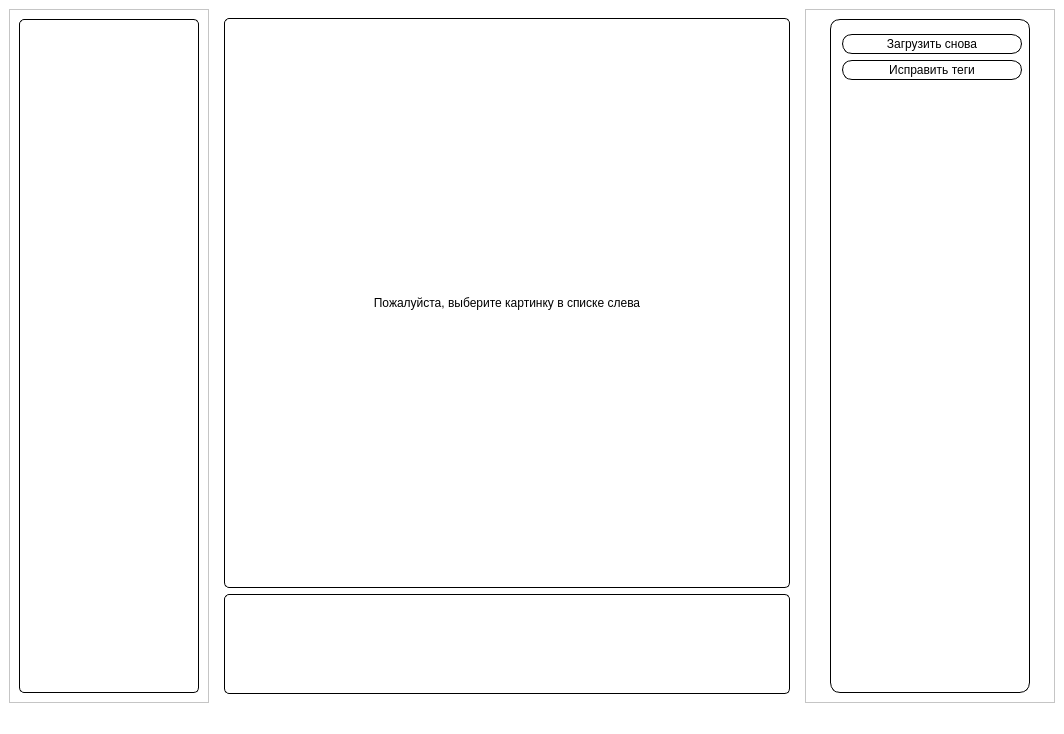
<?xml version="1.0" encoding="UTF-8"?>
<ui version="4.0">
    <class>MainWindow</class>
    <widget class="QMainWindow" name="MainWindow">
        <property name="geometry">
            <rect>
                <x>0</x>
                <y>0</y>
                <width>1064</width>
                <height>733</height>
            </rect>
        </property>
        <property name="sizePolicy">
            <sizepolicy hsizetype="Fixed" vsizetype="Preferred">
                <horstretch>0</horstretch>
                <verstretch>0</verstretch>
            </sizepolicy>
        </property>
        <property name="windowTitle">
            <string>MainWindow</string>
        </property>
        <property name="styleSheet">
            <string notr="true">background-color: rgb(255, 255, 255);</string>
        </property>
        <widget class="QWidget" name="centralwidget">
            <property name="styleSheet">
                <string notr="true">background-color: rgb(255, 255, 255);</string>
            </property>
            <layout class="QHBoxLayout" name="horizontalLayout">
                <item>
                    <widget class="QFrame" name="LeftF">
                        <property name="minimumSize">
                            <size>
                                <width>200</width>
                                <height>200</height>
                            </size>
                        </property>
                        <property name="maximumSize">
                            <size>
                                <width>200</width>
                                <height>16777215</height>
                            </size>
                        </property>
                        <property name="styleSheet">
                            <string notr="true">background-color: rgb(255, 255, 255);</string>
                        </property>
                        <property name="frameShape">
                            <enum>QFrame::StyledPanel</enum>
                        </property>
                        <property name="frameShadow">
                            <enum>QFrame::Raised</enum>
                        </property>
                        <layout class="QGridLayout" name="gridLayout">
                            <item row="0" column="0">
                                <widget class="QGroupBox" name="ArchiveBox">
                                    <property name="sizePolicy">
                                        <sizepolicy hsizetype="Preferred" vsizetype="Preferred">
                                            <horstretch>0</horstretch>
                                            <verstretch>0</verstretch>
                                        </sizepolicy>
                                    </property>
                                    <property name="minimumSize">
                                        <size>
                                            <width>0</width>
                                            <height>0</height>
                                        </size>
                                    </property>
                                    <property name="maximumSize">
                                        <size>
                                            <width>16777215</width>
                                            <height>16777215</height>
                                        </size>
                                    </property>
                                    <property name="font">
                                        <font>
                                            <family>Arial</family>
                                            <pointsize>13</pointsize>
                                            <weight>50</weight>
                                            <italic>true</italic>
                                            <bold>false</bold>
                                        </font>
                                    </property>
                                    <property name="styleSheet">
                                        <string notr="true">border:1px solid black;
                                            border-radius: 5px;
                                        </string>
                                    </property>
                                    <property name="title">
                                        <string/>
                                    </property>
                                    <property name="flat">
                                        <bool>false</bool>
                                    </property>
                                    <property name="checkable">
                                        <bool>false</bool>
                                    </property>
                                    <property name="checked">
                                        <bool>false</bool>
                                    </property>
                                    <layout class="QGridLayout" name="gridLayout_2">
                                        <item row="0" column="0">
                                            <widget class="QScrollArea" name="scrollArea">
                                                <property name="styleSheet">
                                                    <string notr="true">border:None;</string>
                                                </property>
                                                <property name="widgetResizable">
                                                    <bool>true</bool>
                                                </property>
                                                <widget class="QWidget" name="scrollAreaWidgetContents">
                                                    <property name="geometry">
                                                        <rect>
                                                            <x>0</x>
                                                            <y>0</y>
                                                            <width>160</width>
                                                            <height>655</height>
                                                        </rect>
                                                    </property>
                                                    <layout class="QVBoxLayout" name="verticalLayout_2"/>
                                                </widget>
                                            </widget>
                                        </item>
                                    </layout>
                                </widget>
                            </item>
                        </layout>
                    </widget>
                </item>
                <item>
                    <widget class="QFrame" name="CentralF">
                        <property name="styleSheet">
                            <string notr="true">border: solid 2px black;
                                border-radius: 5px;
                            </string>
                        </property>
                        <property name="frameShape">
                            <enum>QFrame::StyledPanel</enum>
                        </property>
                        <property name="frameShadow">
                            <enum>QFrame::Raised</enum>
                        </property>
                        <layout class="QVBoxLayout" name="verticalLayout">
                            <item>
                                <widget class="QFrame" name="frame">
                                    <property name="styleSheet">
                                        <string notr="true">border-color: rgb(0, 0, 0);
                                            border: 1px solid
                                        </string>
                                    </property>
                                    <property name="frameShape">
                                        <enum>QFrame::StyledPanel</enum>
                                    </property>
                                    <property name="frameShadow">
                                        <enum>QFrame::Raised</enum>
                                    </property>
                                    <layout class="QGridLayout" name="gridLayout_4">
                                        <item row="0" column="1">
                                            <widget class="QLabel" name="label_3">
                                                <property name="minimumSize">
                                                    <size>
                                                        <width>500</width>
                                                        <height>550</height>
                                                    </size>
                                                </property>
                                                <property name="font">
                                                    <font>
                                                        <weight>50</weight>
                                                        <italic>false</italic>
                                                        <bold>false</bold>
                                                        <kerning>true</kerning>
                                                    </font>
                                                </property>
                                                <property name="styleSheet">
                                                    <string notr="true">border:None;</string>
                                                </property>
                                                <property name="text">
                                                    <string>Пожалуйста, выберите картинку в списке слева</string>
                                                </property>
                                                <property name="alignment">
                                                    <set>Qt::AlignCenter</set>
                                                </property>
                                            </widget>
                                        </item>
                                    </layout>
                                </widget>
                            </item>
                            <item>
                                <widget class="QFrame" name="frame_2">
                                    <property name="minimumSize">
                                        <size>
                                            <width>150</width>
                                            <height>100</height>
                                        </size>
                                    </property>
                                    <property name="maximumSize">
                                        <size>
                                            <width>16777215</width>
                                            <height>100</height>
                                        </size>
                                    </property>
                                    <property name="styleSheet">
                                        <string notr="true">border:1px solid black;
                                            border-radius:5px
                                        </string>
                                    </property>
                                    <property name="frameShape">
                                        <enum>QFrame::StyledPanel</enum>
                                    </property>
                                    <property name="frameShadow">
                                        <enum>QFrame::Raised</enum>
                                    </property>
                                    <layout class="QGridLayout" name="gridLayout_5"/>
                                </widget>
                            </item>
                        </layout>
                    </widget>
                </item>
                <item>
                    <widget class="QFrame" name="Right">
                        <property name="maximumSize">
                            <size>
                                <width>250</width>
                                <height>16777215</height>
                            </size>
                        </property>
                        <property name="styleSheet">
                            <string notr="true">font: 75 13pt &quot;Arial&quot;;</string>
                        </property>
                        <property name="frameShape">
                            <enum>QFrame::StyledPanel</enum>
                        </property>
                        <property name="frameShadow">
                            <enum>QFrame::Raised</enum>
                        </property>
                        <layout class="QGridLayout" name="gridLayout_3">
                            <item row="0" column="0">
                                <widget class="QGroupBox" name="groupBox">
                                    <property name="minimumSize">
                                        <size>
                                            <width>200</width>
                                            <height>0</height>
                                        </size>
                                    </property>
                                    <property name="maximumSize">
                                        <size>
                                            <width>200</width>
                                            <height>16777215</height>
                                        </size>
                                    </property>
                                    <property name="font">
                                        <font>
                                            <family>Arial</family>
                                            <pointsize>13</pointsize>
                                            <weight>9</weight>
                                            <italic>false</italic>
                                            <bold>false</bold>
                                        </font>
                                    </property>
                                    <property name="styleSheet">
                                        <string notr="true">font: 75 13pt &quot;Arial&quot;;
                                            border:1px solid black;
                                            border-radius: 10px;
                                        </string>
                                    </property>
                                    <property name="title">
                                        <string/>
                                    </property>
                                    <layout class="QVBoxLayout" name="verticalLayout_3">
                                        <item>
                                            <widget class="QPushButton" name="BackButton">
                                                <property name="sizePolicy">
                                                    <sizepolicy hsizetype="Fixed" vsizetype="Fixed">
                                                        <horstretch>0</horstretch>
                                                        <verstretch>0</verstretch>
                                                    </sizepolicy>
                                                </property>
                                                <property name="minimumSize">
                                                    <size>
                                                        <width>180</width>
                                                        <height>20</height>
                                                    </size>
                                                </property>
                                                <property name="text">
                                                    <string>Загрузить снова</string>
                                                </property>
                                            </widget>
                                        </item>
                                        <item>
                                            <widget class="QPushButton" name="pushButton">
                                                <property name="sizePolicy">
                                                    <sizepolicy hsizetype="Fixed" vsizetype="Fixed">
                                                        <horstretch>0</horstretch>
                                                        <verstretch>0</verstretch>
                                                    </sizepolicy>
                                                </property>
                                                <property name="minimumSize">
                                                    <size>
                                                        <width>180</width>
                                                        <height>20</height>
                                                    </size>
                                                </property>
                                                <property name="text">
                                                    <string>Исправить теги</string>
                                                </property>
                                            </widget>
                                        </item>
                                        <item>
                                            <spacer name="verticalSpacer">
                                                <property name="orientation">
                                                    <enum>Qt::Vertical</enum>
                                                </property>
                                                <property name="sizeHint" stdset="0">
                                                    <size>
                                                        <width>20</width>
                                                        <height>40</height>
                                                    </size>
                                                </property>
                                            </spacer>
                                        </item>
                                        <item>
                                            <widget class="QLabel" name="label">
                                                <property name="maximumSize">
                                                    <size>
                                                        <width>200</width>
                                                        <height>200</height>
                                                    </size>
                                                </property>
                                                <property name="styleSheet">
                                                    <string notr="true">border:None;</string>
                                                </property>
                                                <property name="text">
                                                    <string/>
                                                </property>
                                                <property name="pixmap">
                                                    <pixmap>photo_2022-11-12_20-44-35.jpg</pixmap>
                                                </property>
                                                <property name="scaledContents">
                                                    <bool>true</bool>
                                                </property>
                                            </widget>
                                        </item>
                                    </layout>
                                </widget>
                            </item>
                        </layout>
                    </widget>
                </item>
            </layout>
        </widget>
        <widget class="QStatusBar" name="statusbar"/>
    </widget>
    <resources/>
    <connections/>
</ui>
